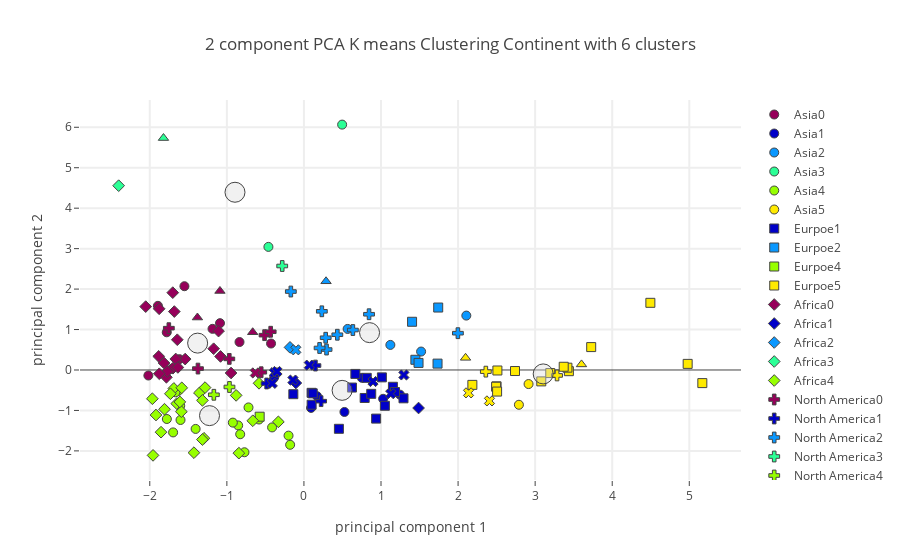

Notebook code for this chart:
### Code cell
plot_plotly(socio_pca_dropped_df,"Continent",continent_centers_socio,6,"Socioeconomic + Foods",'')

### Figure 1 — Plotly figure (JSON) as saved in the notebook; plotly's stock layout.template omitted (floating-point values rounded to 4 significant figures)
{"data": [{"marker": {"color": "rgb(150,0,90)", "line": {"width": 1}, "size": 9, "symbol": 0}, "mode": "markers", "name": "Asia0", "text": ["Bangladesh", "Cambodia", "Indonesia", "Lebanon", "Myanmar", "Philippines", "Sri Lanka", "Thailand", "Timor-Leste", "Viet Nam"], "type": "scatter", "uid": "0c8c37e6-a3fd-4786-821d-181963fe72e2", "x": [-2.018, -1.616, -1.78, -0.4267, -0.8358, -1.55, -1.894, -1.089, -1.713, -1.186], "y": [-0.1371, 0.268, 0.9317, 0.6543, 0.691, 2.071, 1.586, 1.158, 0.02994, 1.016]}, {"marker": {"color": "rgb(0,0,200)", "line": {"width": 1}, "size": 9, "symbol": 0}, "mode": "markers", "name": "Asia1", "text": ["Armenia", "China, mainland", "Kazakhstan", "Mongolia", "Oman", "Saudi Arabia", "United Arab Emirates"], "type": "scatter", "uid": "1fff5ccd-5a52-467a-be0a-92f826cc9405", "x": [0.09279, -0.3854, 1.028, 0.1701, 0.7516, 0.5257, 1.246], "y": [-0.9383, -0.1792, -0.7117, -0.6468, -0.1935, -1.038, -0.6096]}, {"marker": {"color": "rgb(10,152,255)", "line": {"width": 1}, "size": 9, "symbol": 0}, "mode": "markers", "name": "Asia2", "text": ["Brunei Darussalam", "Cyprus", "Japan", "Republic of Korea"], "type": "scatter", "uid": "fdeaa562-184f-4ccc-974e-a9ddbb06901e", "x": [1.52, 1.121, 2.107, 0.567], "y": [0.4556, 0.6197, 1.345, 1.015]}, {"marker": {"color": "rgb(44,255,150)", "line": {"width": 1}, "size": 9, "symbol": 0}, "mode": "markers", "name": "Asia3", "text": ["Malaysia", "Maldives"], "type": "scatter", "uid": "fcf3d920-859c-4e7f-8430-4ac8c01fedef", "x": [-0.4608, 0.4958], "y": [3.043, 6.065]}, {"marker": {"color": "rgb(151,255,0)", "line": {"width": 1}, "size": 9, "symbol": 0}, "mode": "markers", "name": "Asia4", "text": ["Afghanistan", "Azerbaijan", "Georgia", "India", "Iran (Islamic Republic of)", "Iraq", "Jordan", "Kyrgyzstan", "Lao People's Democratic Republic", "Nepal", "Pakistan", "Tajikistan", "Turkey", "Turkmenistan", "Uzbekistan", "Yemen"], "type": "scatter", "uid": "5530bdcf-3570-4788-b9e4-996c98ef6984", "x": [-1.697, -0.7716, -0.8532, -1.634, -0.9224, -1.405, -0.5828, -0.4132, -1.667, -1.779, -0.7191, -1.605, -0.1997, -0.1789, -0.8269, -1.601], "y": [-1.543, -2.033, -1.37, -0.5239, -1.301, -1.457, -1.224, -1.42, -0.5517, -1.212, -0.9256, -0.8857, -1.623, -1.849, -1.588, -1.236]}, {"marker": {"color": "rgb(255,234,0)", "line": {"width": 1}, "size": 9, "symbol": 0}, "mode": "markers", "name": "Asia5", "text": ["Israel", "Kuwait"], "type": "scatter", "uid": "ccd6ca29-85db-427b-bc63-26f40ebb6328", "x": [2.915, 2.789], "y": [-0.3477, -0.8598]}, {"marker": {"color": "rgb(150,0,90)", "line": {"width": 1}, "size": 9, "symbol": 1}, "mode": "markers", "name": "Eurpoe0", "text": [], "type": "scatter", "uid": "cd692bcf-d781-439e-9954-3a787988390f", "x": [], "y": []}, {"marker": {"color": "rgb(0,0,200)", "line": {"width": 1}, "size": 9, "symbol": 1}, "mode": "markers", "name": "Eurpoe1", "text": ["Albania", "Belarus", "Bulgaria", "Croatia", "Czechia", "Estonia", "Hungary", "Latvia", "Montenegro", "Poland", "Romania", "Russian Federation", "Serbia", "Slovakia", "Slovenia", "Ukraine"], "type": "scatter", "uid": "98b0e8f4-9ee0-4b40-a9d8-1b52f65b52c7", "x": [0.9365, 1.012, 0.1, 0.6674, 1.155, 1.05, 0.6233, 0.8152, 1.292, 0.7881, 0.4538, 0.8732, -0.1376, 0.0993, 1.182, 0.1144], "y": [-1.202, -0.1822, -0.8579, -0.09693, -0.4149, -0.8846, -0.4345, -0.1941, -0.7003, -0.6921, -1.454, -0.5896, -0.5981, -0.5645, -0.5447, -0.5779]}, {"marker": {"color": "rgb(10,152,255)", "line": {"width": 1}, "size": 9, "symbol": 1}, "mode": "markers", "name": "Eurpoe2", "text": ["Greece", "Italy", "Lithuania", "Portugal", "Spain"], "type": "scatter", "uid": "cca16721-1991-4a3c-b8c2-426b636beb06", "x": [1.446, 1.487, 1.734, 1.403, 1.742], "y": [0.2527, 0.1751, 0.1574, 1.192, 1.544]}, {"marker": {"color": "rgb(44,255,150)", "line": {"width": 1}, "size": 9, "symbol": 1}, "mode": "markers", "name": "Eurpoe3", "text": [], "type": "scatter", "uid": "64928b46-e753-4223-8eae-8c118b743921", "x": [], "y": []}, {"marker": {"color": "rgb(151,255,0)", "line": {"width": 1}, "size": 9, "symbol": 1}, "mode": "markers", "name": "Eurpoe4", "text": ["Bosnia and Herzegovina"], "type": "scatter", "uid": "b99bc4f6-b802-4714-8c00-ae7c8795ac58", "x": [-0.5742], "y": [-1.155]}, {"marker": {"color": "rgb(255,234,0)", "line": {"width": 1}, "size": 9, "symbol": 1}, "mode": "markers", "name": "Eurpoe5", "text": ["Austria", "Belgium", "Denmark", "Finland", "France", "Germany", "Iceland", "Ireland", "Luxembourg", "Malta", "Netherlands", "Norway", "Sweden", "Switzerland", "United Kingdom"], "type": "scatter", "uid": "e1b9b30d-97a2-4125-a232-15792f59e211", "x": [2.499, 5.169, 2.739, 3.08, 2.51, 2.494, 4.495, 2.506, 4.979, 3.438, 3.419, 3.727, 3.371, 3.196, 2.185], "y": [-0.4041, -0.3243, -0.0258, -0.2819, -0.01235, -0.4146, 1.66, -0.5334, 0.1507, -0.02945, 0.0571, 0.5664, 0.07984, -0.07609, -0.3679]}, {"marker": {"color": "rgb(150,0,90)", "line": {"width": 1}, "size": 9, "symbol": 2}, "mode": "markers", "name": "Africa0", "text": ["Angola", "Benin", "Cameroon", "Central African Republic", "Congo (note no data in Food suppley tables for DRC)", "CÃƒÂ´te d'Ivoire", "Ghana", "Guinea", "Guinea-Bissau", "Liberia", "Mozambique", "Namibia", "Nigeria", "Rwanda", "Sierra Leone", "Togo", "Uganda", "United Republic of Tanzania"], "type": "scatter", "uid": "7cf64741-3048-44b7-ab8f-bbffba42ce27", "x": [-1.082, -1.541, -1.663, -1.171, -1.108, -2.053, -1.702, -1.784, -1.815, -1.7, -1.772, -0.9454, -1.884, -1.878, -1.643, -1.877, -1.682, -1.635], "y": [0.3348, 0.2693, 0.2718, 0.5252, 0.9615, 1.566, 1.912, -0.1804, 0.1723, 0.04394, -0.03611, -0.07411, 0.3372, 1.513, 0.7478, -0.09294, 1.444, 0.06345]}, {"marker": {"color": "rgb(0,0,200)", "line": {"width": 1}, "size": 9, "symbol": 2}, "mode": "markers", "name": "Africa1", "text": ["Mauritius", "Sudan"], "type": "scatter", "uid": "b33c9c6a-49b8-499f-bd0d-051c5a732b82", "x": [-0.1048, 1.487], "y": [-0.3221, -0.94]}, {"marker": {"color": "rgb(10,152,255)", "line": {"width": 1}, "size": 9, "symbol": 2}, "mode": "markers", "name": "Africa2", "text": ["Gabon"], "type": "scatter", "uid": "cae7b1a4-a766-4745-bbff-242f76879efb", "x": [-0.1806], "y": [0.5589]}, {"marker": {"color": "rgb(44,255,150)", "line": {"width": 1}, "size": 9, "symbol": 2}, "mode": "markers", "name": "Africa3", "text": ["Sao Tome and Principe"], "type": "scatter", "uid": "723f91e3-e299-47f1-8473-ec21ddb8ba91", "x": [-2.404], "y": [4.556]}, {"marker": {"color": "rgb(151,255,0)", "line": {"width": 1}, "size": 9, "symbol": 2}, "mode": "markers", "name": "Africa4", "text": ["Algeria", "Botswana", "Burkina Faso", "Cabo Verde", "Chad", "Egypt", "Ethiopia", "Gambia", "Kenya", "Lesotho", "Madagascar", "Malawi", "Mali", "Mauritania", "Morocco", "Niger", "Senegal", "South Africa", "Eswatini", "Tunisia", "Zambia", "Zimbabwe"], "type": "scatter", "uid": "42208a7d-f167-4e81-8b1a-b0dfa3420825", "x": [-0.8441, -0.8796, -1.854, -0.5825, -1.809, -1.427, -1.92, -1.65, -1.356, -1.958, -1.688, -1.967, -1.297, -0.6634, -1.317, -1.59, -1.585, -0.3317, -1.317, -1.283, -1.733, -1.61], "y": [-2.056, -0.6274, -1.537, -0.3287, -0.97, -2.044, -1.113, -0.8311, -0.5668, -2.111, -0.4558, -0.7106, -1.688, -1.255, -1.719, -1.03, -0.4406, -1.282, -0.7509, -0.4353, -0.5874, -0.7892]}, {"marker": {"color": "rgb(255,234,0)", "line": {"width": 1}, "size": 9, "symbol": 2}, "mode": "markers", "name": "Africa5", "text": [], "type": "scatter", "uid": "4ddbbfe2-cf24-4af0-8087-99790e6d82dd", "x": [], "y": []}, {"marker": {"color": "rgb(150,0,90)", "line": {"width": 1}, "size": 9, "symbol": 3}, "mode": "markers", "name": "North America0", "text": ["Belize", "Dominican Republic", "El Salvador", "Guatemala", "Haiti", "Jamaica"], "type": "scatter", "uid": "f524a416-f133-45f3-994d-f0f6f9f081a5", "x": [-0.5541, -0.5108, -0.9683, -1.375, -1.753, -0.4315], "y": [-0.05601, 0.861, 0.2742, 0.03483, 1.034, 0.9456]}, {"marker": {"color": "rgb(0,0,200)", "line": {"width": 1}, "size": 9, "symbol": 3}, "mode": "markers", "name": "North America1", "text": ["Cuba", "Mexico", "Panama"], "type": "scatter", "uid": "cd4ddf4e-5843-43fe-b833-25c07f6bf46c", "x": [-0.4839, 0.2231, 0.1491], "y": [-0.3338, -0.7706, 0.1098]}, {"marker": {"color": "rgb(10,152,255)", "line": {"width": 1}, "size": 9, "symbol": 3}, "mode": "markers", "name": "North America2", "text": ["Antigua and Barbuda", "Bahamas", "Barbados", "Costa Rica", "Grenada", "Saint Kitts and Nevis", "Saint Lucia", "Saint Vincent and the Grenadines", "Trinidad and Tobago"], "type": "scatter", "uid": "d34da6c9-e5bc-44e1-bcb4-83fc4fdfbd8c", "x": [0.8448, 1.998, 0.6348, 0.2934, -0.1699, 0.4334, 0.2324, 0.2824, 0.2032], "y": [1.378, 0.9095, 0.9877, 0.5053, 1.939, 0.8713, 1.451, 0.797, 0.5441]}, {"marker": {"color": "rgb(44,255,150)", "line": {"width": 1}, "size": 9, "symbol": 3}, "mode": "markers", "name": "North America3", "text": ["Dominica"], "type": "scatter", "uid": "ec124b95-d1ae-4840-b829-a12b923e7436", "x": [-0.2816], "y": [2.571]}, {"marker": {"color": "rgb(151,255,0)", "line": {"width": 1}, "size": 9, "symbol": 3}, "mode": "markers", "name": "North America4", "text": ["Honduras", "Nicaragua"], "type": "scatter", "uid": "8230263b-00dc-4d3f-81ae-20fe08b19929", "x": [-0.9662, -1.169], "y": [-0.42, -0.6127]}, {"marker": {"color": "rgb(255,234,0)", "line": {"width": 1}, "size": 9, "symbol": 3}, "mode": "markers", "name": "North America5", "text": ["Canada", "United States of America"], "type": "scatter", "uid": "cd462fa8-81be-48d1-9646-2f6c531ef4ad", "x": [2.36, 3.284], "y": [-0.0409, -0.1346]}, {"marker": {"color": "rgb(150,0,90)", "line": {"width": 1}, "size": 9, "symbol": 4}, "mode": "markers", "name": "South America0", "text": ["Peru"], "type": "scatter", "uid": "10abfcdd-551a-4721-8ae1-2d1f62798b53", "x": [-0.6306], "y": [-0.07271]}, {"marker": {"color": "rgb(0,0,200)", "line": {"width": 1}, "size": 9, "symbol": 4}, "mode": "markers", "name": "South America1", "text": ["Bolivia (Plurinational State of)", "Brazil", "Chile", "Colombia", "Guyana", "Paraguay", "Suriname", "Venezuela (Bolivarian Republic of)"], "type": "scatter", "uid": "8fd2f6dd-56c5-420a-87c0-39043eb4075d", "x": [-0.4103, 1.297, 1.126, 0.06953, -0.3831, -0.1425, -0.3493, 0.8962], "y": [-0.3301, -0.123, -0.5868, 0.12, -0.06744, -0.2492, -0.03713, -0.2852]}, {"marker": {"color": "rgb(10,152,255)", "line": {"width": 1}, "size": 9, "symbol": 4}, "mode": "markers", "name": "South America2", "text": ["Ecuador"], "type": "scatter", "uid": "10788a0f-de52-4527-86c7-5dd14526f366", "x": [-0.1052], "y": [0.4987]}, {"marker": {"color": "rgb(44,255,150)", "line": {"width": 1}, "size": 9, "symbol": 4}, "mode": "markers", "name": "South America3", "text": [], "type": "scatter", "uid": "919136b6-0145-42b0-b22d-7e44bba5b651", "x": [], "y": []}, {"marker": {"color": "rgb(151,255,0)", "line": {"width": 1}, "size": 9, "symbol": 4}, "mode": "markers", "name": "South America4", "text": [], "type": "scatter", "uid": "0048cb78-c8ed-4d66-8dcd-324a2f6663ee", "x": [], "y": []}, {"marker": {"color": "rgb(255,234,0)", "line": {"width": 1}, "size": 9, "symbol": 4}, "mode": "markers", "name": "South America5", "text": ["Argentina", "Uruguay"], "type": "scatter", "uid": "0829969b-ad1f-4760-aabc-fdf6e9a0a822", "x": [2.136, 2.407], "y": [-0.5656, -0.7645]}, {"marker": {"color": "rgb(150,0,90)", "line": {"width": 1}, "size": 9, "symbol": 5}, "mode": "markers", "name": "Australia0", "text": ["Fiji", "Solomon Islands", "Vanuatu"], "type": "scatter", "uid": "c9a7908c-4a5c-46f4-bc9b-0fa8500183e3", "x": [-0.6646, -1.382, -1.09], "y": [0.9326, 1.297, 1.953]}, {"marker": {"color": "rgb(0,0,200)", "line": {"width": 1}, "size": 9, "symbol": 5}, "mode": "markers", "name": "Australia1", "text": [], "type": "scatter", "uid": "635522fc-051c-4f80-9f38-bb5c835e531b", "x": [], "y": []}, {"marker": {"color": "rgb(10,152,255)", "line": {"width": 1}, "size": 9, "symbol": 5}, "mode": "markers", "name": "Australia2", "text": ["Samoa"], "type": "scatter", "uid": "96f2df70-ce29-450f-be7b-32916749cc0c", "x": [0.2869], "y": [2.193]}, {"marker": {"color": "rgb(44,255,150)", "line": {"width": 1}, "size": 9, "symbol": 5}, "mode": "markers", "name": "Australia3", "text": ["Kiribati"], "type": "scatter", "uid": "88eeb3e7-7d59-4b59-bf3f-6047dd0eb43b", "x": [-1.822], "y": [5.733]}, {"marker": {"color": "rgb(151,255,0)", "line": {"width": 1}, "size": 9, "symbol": 5}, "mode": "markers", "name": "Australia4", "text": [], "type": "scatter", "uid": "db03796d-4cf8-4539-878f-f48b52cbfd9a", "x": [], "y": []}, {"marker": {"color": "rgb(255,234,0)", "line": {"width": 1}, "size": 9, "symbol": 5}, "mode": "markers", "name": "Australia5", "text": ["Australia", "New Zealand"], "type": "scatter", "uid": "1028b177-9c11-4b0b-b32f-47581afa59e7", "x": [3.601, 2.097], "y": [0.1377, 0.3004]}, {"marker": {"color": "rgba(220, 220, 220, .4)", "line": {"width": 1}, "size": 20}, "mode": "markers", "name": "Center", "type": "scatter", "uid": "0a5b8c79-8c9e-4f63-bc3f-d1b88481a835", "x": [-1.379, 0.4952, 0.8515, -0.8945, -1.225, 3.104], "y": [0.6645, -0.5033, 0.9233, 4.394, -1.128, -0.09698]}], "layout": {"hovermode": "closest", "showlegend": true, "title": {"text": "2 component PCA K means Clustering Continent with 6 clusters"}, "xaxis": {"gridwidth": 2, "ticklen": 5, "title": {"text": "principal component 1"}, "zeroline": false}, "yaxis": {"gridwidth": 2, "ticklen": 5, "title": {"text": "principal component 2"}}}}
